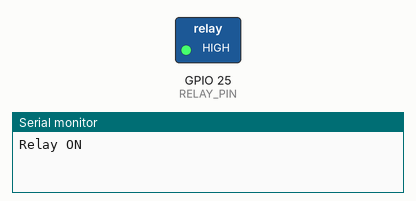
The sketch below on a simulated ESP32. Parts: switched loads named in the sketch (green lamp = pin HIGH), the last lines printed to the serial monitor.

Above: at 2.5 s.
At 7.5 s:
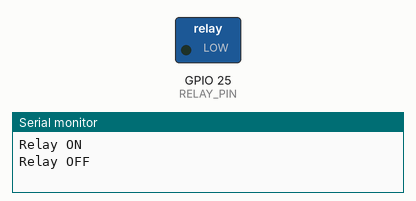
Timing chart, 0 to 13.0 s (numbered marks = the images above):
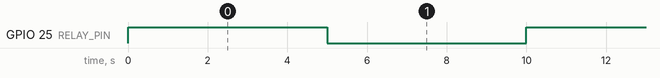

The sketch:

Relay.ino
```cpp
const int RELAY_PIN = 25;

void setup() {
  Serial.begin(115200);

  pinMode(RELAY_PIN, OUTPUT);

  // ปิดรีเลย์เริ่มต้น
  digitalWrite(RELAY_PIN, LOW);
}

void loop() {

  // เปิดรีเลย์
  Serial.println("Relay ON");
  digitalWrite(RELAY_PIN, HIGH);
  delay(5000);

  // ปิดรีเลย์
  Serial.println("Relay OFF");
  digitalWrite(RELAY_PIN, LOW);
  delay(5000);
}
```

Measured:
- by itself, GPIO 25 (RELAY_PIN): alternates HIGH for 5.0 s and LOW for 5.0 s
